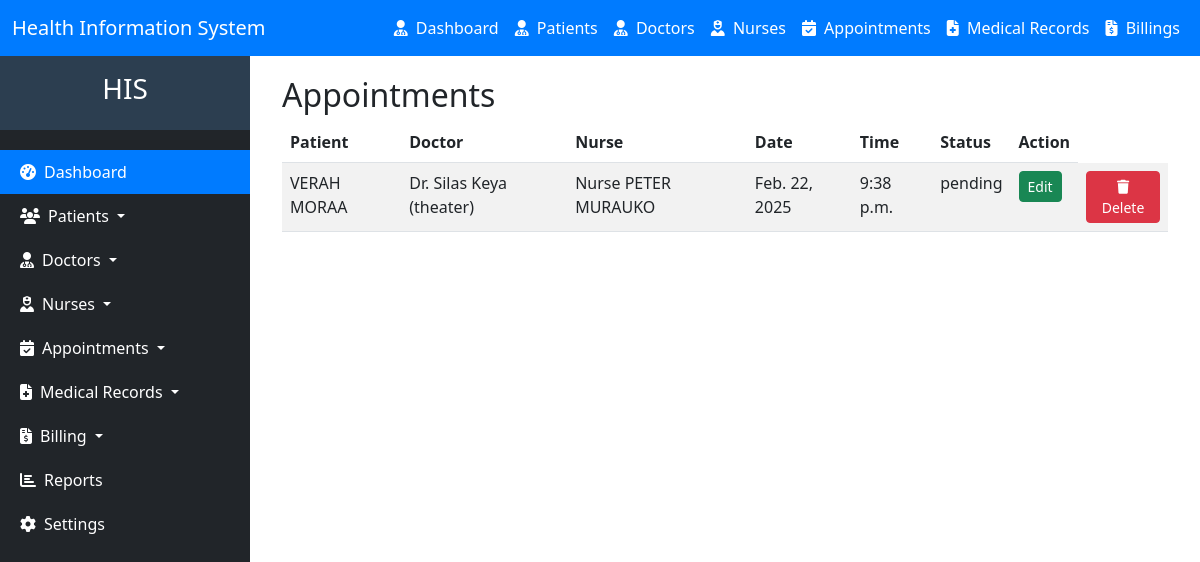
Page /appointment/list on the earlier database version.
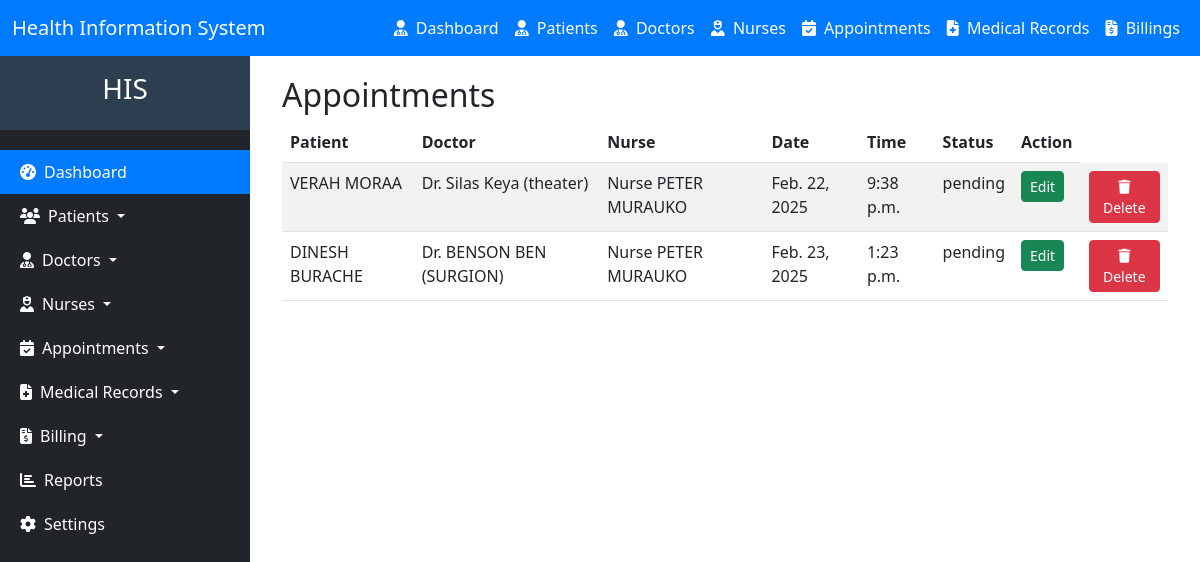
Same page on the later database version.
### hms/models.py (models this page shows, shortened)
class Appointment(models.Model):
    patient = models.ForeignKey(Patient, on_delete=models.CASCADE)
    doctor = models.ForeignKey(Doctor, on_delete=models.CASCADE)
    nurse = models.ForeignKey(Nurse, on_delete=models.CASCADE, blank=True, null=True)
    date = models.DateField()
    time = models.TimeField()
    STATUS_CHOICES = [
        ('pending', 'Pending'),
        ('approved', 'Approved'),
        ('canceled', 'Canceled'),
        ('completed', 'Completed'),
    ]
    status = models.CharField(max_length=20, choices=STATUS_CHOICES, default='pending')
    created_at = models.DateTimeField(auto_now_add=True)
    updated_at = models.DateTimeField(auto_now=True)

class Patient(models.Model):
    national_id = models.CharField(max_length=20, unique=True,blank=True, null=True, validators=[RegexValidator(r'^\d{1,10}$', message='Only digits are allowed')])
    first_name = models.CharField(max_length=50)
    last_name = models.CharField(max_length=50)
    date_of_birth = models.DateField()
    GENDER_CHOICES = [
        ('M', 'Male'),
        ('F', 'Female'),
    ]
    gender = models.CharField(max_length=1, choices=GENDER_CHOICES)
    phone_number = models.CharField(max_length=15, blank=True, null=True, validators=[RegexValidator(regex='^\+?1?\d{9,15}$', message='Phone number must be in the format: +254712345678.')])
    email = models.EmailField(max_length=50, blank=True, null=True)
    address = models.CharField(max_length=100, blank=True, null=True)
    blood_group = models.CharField(
        max_length=3,
        blank=True,
        null=True,
        choices=[
            ('A+', 'A+'),
            ('A-', 'A-'),
            ('B+', 'B+'),
            ('B-', 'B-'),
            ('AB+', 'AB+'),
            ('AB-', 'AB-'),
            ('O+', 'O+'),
            ('O-', 'O-'),
        ]
    )
    medical_history = models.TextField(blank=True, null=True)
    emergency_contact_name = models.CharField(max_length=100, blank=True, null=True)
    emergency_contact_phone = models.CharField(
        max_length=15,
        blank=True,
        null=True,
        validators=[RegexValidator(regex='^\+?1?\d{9,15}$', message='Phone number must be in the format: +254712345678.')]
    )
    created_at = models.DateTimeField(auto_now_add=True)
    updated_at = models.DateTimeField(auto_now=True)
    def __str__(self):
        return f"{self.first_name} {self.last_name}"

class Doctor(models.Model):
    national_id = models.CharField(max_length=20, unique=True, validators=[RegexValidator(r'^\d{1,10}$', message='Only digits are allowed')])
    first_name = models.CharField(max_length=50)
    last_name = models.CharField(max_length=50)
    date_of_birth = models.DateField()
    GENDER_CHOICES = [
        ('M', 'Male'),
        ('F', 'Female'),
    ]
    gender = models.CharField(max_length=1, choices=GENDER_CHOICES)
    phone_number = models.CharField(max_length=15, validators=[RegexValidator(regex='^\+?1?\d{9,15}$', message='Phone number must be in the format: +254712345678.')])
    email = models.EmailField(max_length=50)
    address = models.CharField(max_length=100)
    specialization = models.CharField(max_length=100)
    license_number = models.CharField(
        max_length=20,
        unique=True,
        validators=[RegexValidator(regex='^[A-Za-z0-9]{5,20}$', message='License number must be alphanumeric and 5-20 characters long.')]
    )
    years_of_experience = models.PositiveIntegerField()
    department = models.CharField(max_length=100)
    created_at = models.DateTimeField(auto_now_add=True)
    updated_at = models.DateTimeField(auto_now=True)
    def __str__(self):
        return f"Dr. {self.first_name} {self.last_name} ({self.specialization})"

class Nurse(models.Model):
    first_name = models.CharField(max_length=100)
    last_name = models.CharField(max_length=100)
    date_of_birth = models.DateField()
    GENDER_CHOICES = [
        ('M', 'Male'),
        ('F', 'Female'),
    ]
    gender = models.CharField(max_length=1, choices=GENDER_CHOICES)
    license_number = models.CharField(
        max_length=20,
        unique=True,
        validators=[RegexValidator(regex='^[A-Za-z0-9]{5,20}$', message='License number must be alphanumeric and 5-20 characters long.')]
    )
    years_of_experience = models.PositiveIntegerField()
    phone_number = models.CharField(
        max_length=15,
        validators=[RegexValidator(regex='^\+?1?\d{9,15}$', message='Phone number must be in the format: +254712345678.')]
    )
    email = models.EmailField(unique=True)
    address = models.CharField( max_length=100,blank=True, null=True)
    department = models.CharField(max_length=100)
    created_at = models.DateTimeField(auto_now_add=True)
    updated_at = models.DateTimeField(auto_now=True)
    def __str__(self):
        return f"Nurse {self.first_name} {self.last_name}"

### hms/views.py (the view)
# urls.py: path("appointment/list", views.appointment_list, name="appointment_list"),
def appointment_list(request):
    appointments = Appointment.objects.all()
    return render(request, 'appointment_list.html', {'appointments': appointments})

### hms/templates/appointment_list.html (shortened to what this page needs)
{% extends 'base.html'%}
{% block content %}
<div class="container">
    <h2>Appointments</h2>
    <table class="table table-striped">
        <thead>
            <tr>
                <th>Patient</th>
                <th>Doctor</th>
                <th>Nurse</th>
                <th>Date</th>
                <th>Time</th>
                <th>Status</th>
                <th>Action</th>
            </tr>
        </thead>
        <tbody>
            {% for appointment in appointments %}
            <tr>
                <td>{{ appointment.patient }}</td>
                <td>{{ appointment.doctor }}</td>
                <td>{{ appointment.nurse }}</td>
                <td>{{ appointment.date }}</td>
                <td>{{ appointment.time }}</td>
                <td>{{ appointment.status }}</td>
                <td><a href="{% url 'appointment_update' appointment.id %}" class="btn btn-success btn-sm">Edit</a></td>
                <td>  <form action="{% url 'delete_appointment' appointment.id %}" method="post" style="display: inline;">
                    <button type="submit" class="btn btn-danger btn-sm" onclick="return confirm('Are you sure you want to delete this patient?');">
                        <i class="fas fa-trash"></i> Delete
                    </button>
                </form>
            </td>
        </tr>
            {% endfor %}
        </tbody>
    </table>
</div>
{% endblock %}

Differences in the rows shown:
added Appointment: patient "DINESH BURACHE", doctor "Dr. BENSON BEN (SURGION)", nurse "Nurse PETER MURAUKO", date "Feb. 23, 2025", time "1:23 p.m.", status "pending"
